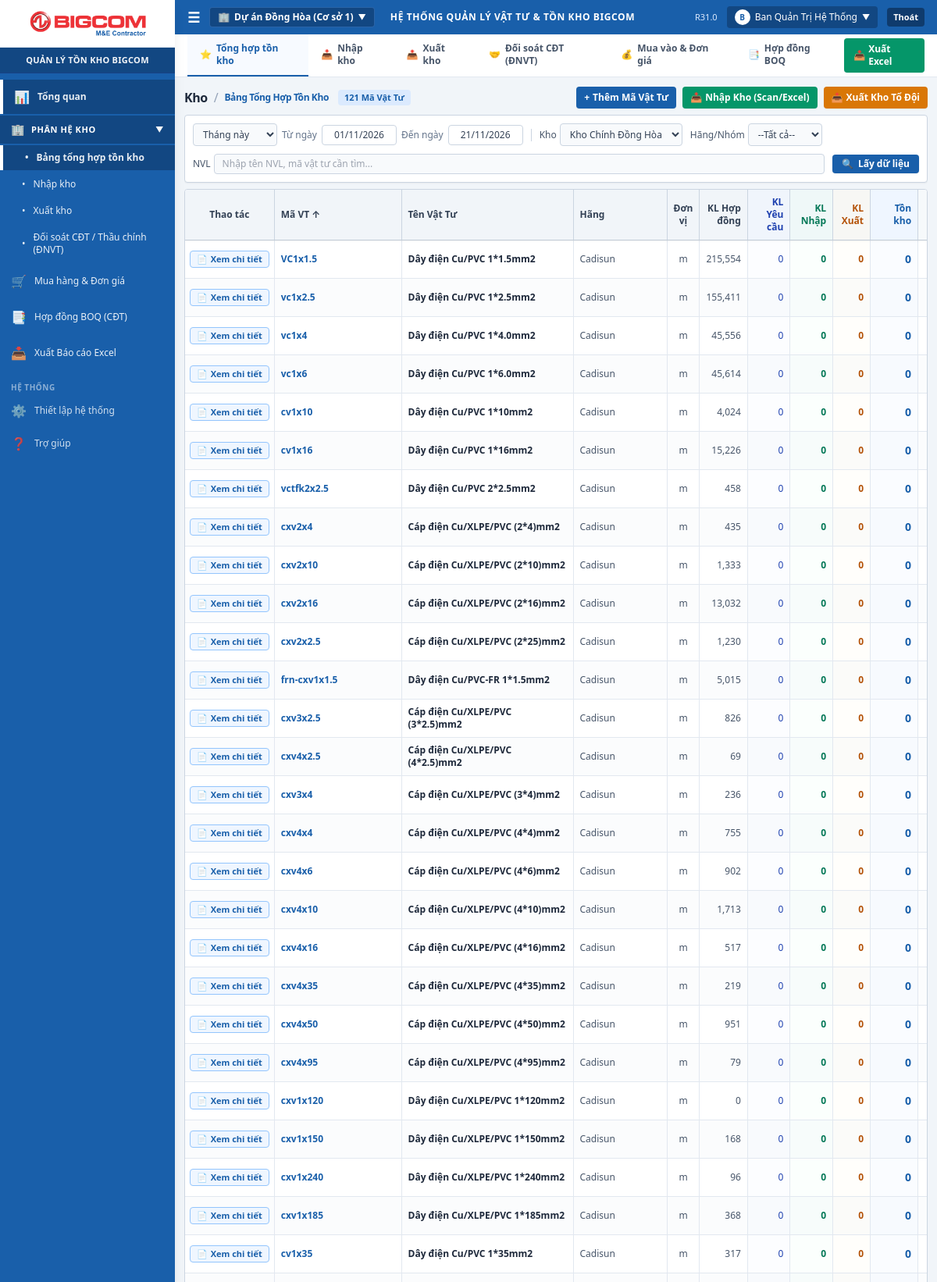
The page / (signed in, upper part) on the database its author committed.
### tables this page shows
CREATE TABLE materials (
                id INTEGER PRIMARY KEY AUTOINCREMENT,
                code TEXT UNIQUE NOT NULL,
                name TEXT NOT NULL,
                category_code TEXT,
                brand TEXT,
                unit TEXT NOT NULL,
                contract_qty REAL DEFAULT 0.0,
                requested_qty REAL DEFAULT 0.0,
                audit_qty REAL DEFAULT NULL,
                notes TEXT,
                created_at TIMESTAMP DEFAULT CURRENT_TIMESTAMP
            );

### app.py (the view)
@app.route("/")
@login_required
def dashboard_view():
    search_q = request.args.get("q", "").strip()
    brand_filter = request.args.get("brand", "").strip()
    inventory_items = database.get_inventory_dashboard_data(
        search_query=search_q if search_q else None,
        brand_filter=brand_filter if brand_filter else None
    )
    all_brands = database.get_all_brands()
    all_teams = database.get_all_teams()
    total_materials = len(inventory_items)
    total_imported_count = sum(1 for item in inventory_items if item["total_imported"] > 0)
    total_low_stock = sum(1 for item in inventory_items if item["status"] == "Sắp hết")
    total_out_of_stock = sum(1 for item in inventory_items if item["status"] == "Hết hàng")
    return render_template(
        "index.html",
        items=inventory_items,
        search_q=search_q,
        brand_filter=brand_filter,
        all_brands=all_brands,
        all_teams=all_teams,
        total_materials=total_materials,
        total_imported_count=total_imported_count,
        total_low_stock=total_low_stock,
        total_out_of_stock=total_out_of_stock
    )

### app.py (called while the page is built)
def login_required(f):
    @wraps(f)
    def decorated_function(*args, **kwargs):
        if "user" not in session:
            flash("Vui lòng đăng nhập để tiếp tục.", "warning")
            return redirect(url_for("login_view"))
        return f(*args, **kwargs)
    return decorated_function

@app.context_processor
def inject_user_context():
    current_user = session.get("user")
    is_office_or_admin = current_user and current_user.get("role") in ["admin", "office"]
    can_edit = current_user and current_user.get("role") in ["admin", "office", "site"]
    return {
        "current_user": current_user,
        "is_office_or_admin": is_office_or_admin,
        "can_edit": can_edit,
        "app_title": "QUẢN LÝ TỒN KHO BIGCOM",
        "today_str": datetime.date.today().strftime("%Y-%m-%d"),
        "today_display": datetime.date.today().strftime("%d/%m/%Y"),
        "first_day_of_month": datetime.date.today().replace(day=1).strftime("%d/%m/%Y"),
        "current_branch": "Dự án Đồng Hòa (Cơ sở 1)",
        "system_version": "R31.0"
    }

### database.py (called while the page is built)
def get_db_connection() -> sqlite3.Connection:
    conn = sqlite3.connect(DATABASE_FILE)
    conn.row_factory = sqlite3.Row
    conn.execute("PRAGMA foreign_keys = ON;")
    return conn

def get_all_brands() -> List[str]:
    try:
        with get_db_connection() as conn:
            cursor = conn.cursor()
            cursor.execute("SELECT DISTINCT brand FROM materials WHERE brand IS NOT NULL AND brand != '' ORDER BY brand ASC;")
            rows = cursor.fetchall()
            return [row["brand"] for row in rows]
    except Exception as exc:
        logger.error(f"Lỗi khi lấy danh sách hãng: {exc}", exc_info=True)
        return []

def get_all_teams() -> List[str]:
    try:
        with get_db_connection() as conn:
            cursor = conn.cursor()
            cursor.execute("SELECT name FROM teams ORDER BY id ASC;")
            teams = [row["name"].strip() for row in cursor.fetchall() if row["name"] and row["name"].strip()]
            if not teams:
                return ["Dũng", "Tổ 1", "Tổ 2", "Tổ 3"]
            return teams
    except Exception as exc:
        logger.error(f"Lỗi khi lấy danh sách tổ đội: {exc}", exc_info=True)
        return ["Dũng", "Tổ 1", "Tổ 2", "Tổ 3"]

### templates/index.html (shortened to what this page needs)
{% extends "base.html" %}
{% block content %}
<div class="flex-1 flex flex-col h-full space-y-2 overflow-hidden">
  <div class="flex items-center justify-between flex-shrink-0">
    <div class="flex items-center gap-3">
      <h1 class="text-base font-bold text-slate-800 tracking-tight flex items-center gap-2">
        <span>Kho</span>
        <span class="text-slate-400 font-normal">/</span>
        <span class="text-xs font-semibold text-[#195faa]">Bảng Tổng Hợp Tồn Kho</span>
      </h1>
      <span class="text-[11px] bg-blue-100 text-[#195faa] px-2 py-0.5 rounded font-bold">
        {{ total_materials }} Mã Vật Tư
      </span>
    </div>
    <div class="flex items-center gap-2">
      {% if can_edit %}
      <button type="button" onclick="openAddMaterialModal()" class="px-2.5 py-1.5 rounded bg-[#195faa] hover:bg-[#124782] text-white font-semibold text-xs flex items-center gap-1 shadow-sm transition-colors">
        <span>+</span> Thêm Mã Vật Tư
      </button>
      {% endif %}
      <a href="{{ url_for('import_stock_view') }}" class="px-2.5 py-1.5 rounded bg-emerald-600 hover:bg-emerald-700 text-white font-semibold text-xs flex items-center gap-1 shadow-sm transition-colors">
        <span>📥</span> Nhập Kho (Scan/Excel)
      </a>
      <a href="{{ url_for('export_stock_view') }}" class="px-2.5 py-1.5 rounded bg-amber-600 hover:bg-amber-700 text-white font-semibold text-xs flex items-center gap-1 shadow-sm transition-colors">
        <span>📤</span> Xuất Kho Tổ Đội
      </a>
    </div>
  </div>
  <form method="GET" action="{{ url_for('dashboard_view') }}" class="bg-white p-2.5 rounded border border-slate-300 shadow-sm flex flex-wrap items-center gap-2.5 flex-shrink-0 text-xs">
    <div class="flex items-center gap-1.5">
      <select class="px-2 py-1 rounded border border-slate-300 bg-slate-50 font-medium text-slate-700 focus:outline-none focus:ring-1 focus:ring-[#195faa]">
        <option>Tháng này</option>
      </select>
      <span class="text-slate-500 font-medium">Từ ngày</span>
      <input type="text" value="{{ first_day_of_month }}" class="w-24 px-2 py-1 rounded border border-slate-300 text-center font-medium text-slate-700">
      <span class="text-slate-500 font-medium">Đến ngày</span>
      <input type="text" value="{{ today_display }}" class="w-24 px-2 py-1 rounded border border-slate-300 text-center font-medium text-slate-700">
    </div>
    <div class="flex items-center gap-1">
      <span class="text-slate-600 font-medium">Kho</span>
      <select class="px-2 py-1 rounded border border-slate-300 bg-slate-50 text-slate-700">
        <option selected>Kho Chính Đồng Hòa</option>
      </select>
    </div>
    <div class="flex items-center gap-1">
      <span class="text-slate-600 font-medium">Hãng/Nhóm</span>
      <select name="brand" class="px-2 py-1 rounded border border-slate-300 bg-slate-50 text-slate-700 font-medium">
        <option value="">--Tất cả--</option>
      </select>
    </div>
    <div class="flex items-center gap-1 flex-1 min-w-[200px]">
      <span class="text-slate-600 font-medium">NVL</span>
      <input type="text" name="q" value="{{ search_q }}" placeholder="Nhập tên NVL, mã vật tư cần tìm..." class="w-full px-2.5 py-1 rounded border border-slate-300 bg-slate-50 focus:bg-white text-slate-900 focus:outline-none focus:ring-1 focus:ring-[#195faa]">
    </div>
    <button type="submit" class="px-3 py-1 rounded bg-[#195faa] hover:bg-[#124782] text-white font-bold flex items-center gap-1.5 shadow-sm transition-colors whitespace-nowrap">
      <span>🔍</span> Lấy dữ liệu
    </button>
  </form>
  <div class="flex-1 bg-white rounded border border-slate-300 shadow-sm overflow-hidden flex flex-col">
    <div class="flex-1 overflow-x-auto overflow-y-auto">
      <table class="w-full text-xs text-left border-collapse min-w-[1000px]">
        <thead class="sticky top-0 bg-slate-100 text-slate-700 z-10 border-b border-slate-300 font-bold select-none shadow-sm">
          <tr>
            <th class="p-2 border-r border-slate-300 text-center w-24 bg-slate-100">Thao tác</th>
            <th class="p-2 border-r border-slate-300 text-left w-24 whitespace-nowrap">Mã VT ↑</th>
            <th class="p-2 border-r border-slate-300 min-w-[220px]">Tên Vật Tư</th>
            <th class="p-2 border-r border-slate-300 min-w-[120px]">Hãng</th>
            <th class="p-2 border-r border-slate-300 text-center w-16">Đơn vị</th>
            <th class="p-2 border-r border-slate-300 text-right w-24">KL Hợp đồng</th>
            <th class="p-2 border-r border-slate-300 text-right w-24 text-blue-800 bg-blue-50/50">KL Yêu cầu</th>
            <th class="p-2 border-r border-slate-300 text-right w-24 text-emerald-700 bg-emerald-50/40">KL Nhập</th>
            <th class="p-2 border-r border-slate-300 text-right w-24 text-amber-700 bg-amber-50/40">KL Xuất</th>
            <th class="p-2 border-r border-slate-300 text-right w-24 bg-blue-50 text-[#195faa] font-bold">Tồn kho</th>
            {% for t in all_teams %}
            <th class="p-2 border-r border-slate-300 text-right min-w-[100px] text-slate-700 bg-slate-50/80">Xuất {{ t }}</th>
            {% endfor %}
          </tr>
        </thead>
        <tbody class="divide-y divide-slate-200">
          {% for item in items %}
          <tr class="hover:bg-blue-50/50 transition-colors {% if loop.index % 2 == 0 %}bg-slate-50/60{% else %}bg-white{% endif %}">
            <td class="p-1.5 border-r border-slate-200 text-center whitespace-nowrap">
              <button type="button" onclick="openDetailModal('{{ item.code }}')" class="px-2 py-0.5 rounded border border-blue-300 bg-blue-50 hover:bg-blue-100 text-[#195faa] font-semibold text-[11px] flex items-center justify-center gap-1 mx-auto transition-colors">
                <span>📄</span> Xem chi tiết
              </button>
            </td>
            <td class="p-2 border-r border-slate-200 font-bold text-[#195faa] whitespace-nowrap">
              {{ item.code }}
            </td>
            <td class="p-2 border-r border-slate-200 font-semibold text-slate-800">
              {{ item.name }}
            </td>
            <td class="p-2 border-r border-slate-200 text-slate-600">
              {{ item.brand or 'Vật tư phụ' }}
            </td>
            <td class="p-2 border-r border-slate-200 text-center font-medium text-slate-600">
              {{ item.unit }}
            </td>
            <td class="p-2 border-r border-slate-200 text-right font-medium text-slate-600">
              {{ "{:,.0f}".format(item.contract_qty) if item.contract_qty else '0' }}
            </td>
            <td class="p-2 border-r border-slate-200 text-right font-medium text-blue-800 bg-blue-50/20">
              {{ "{:,.0f}".format(item.requested_qty) if item.requested_qty else '0' }}
            </td>
            <td class="p-2 border-r border-slate-200 text-right font-bold text-emerald-700 bg-emerald-50/20">
              {{ "{:,.0f}".format(item.total_imported) if item.total_imported else '0' }}
            </td>
            <td class="p-2 border-r border-slate-200 text-right font-bold text-amber-700 bg-amber-50/20">
              {{ "{:,.0f}".format(item.total_exported) if item.total_exported else '0' }}
            </td>
            <td class="p-2 border-r border-slate-200 text-right font-bold text-sm text-[#195faa] bg-blue-50/30">
              {{ "{:,.0f}".format(item.current_stock) }}
            </td>
            {% for t in all_teams %}
            <td class="p-2 border-r border-slate-200 text-right font-medium text-slate-700">
            </td>
            {% endfor %}
          </tr>
          {% else %}
          <tr>
            <td colspan="{{ 11 + all_teams|length }}" class="p-8 text-center text-slate-400">Không tìm thấy vật tư nào khớp với điều kiện tìm kiếm.</td>
          </tr>
          {% endfor %}
        </tbody>
      </table>
    </div>
  </div>
</div>
{% endblock %}

### templates/base.html (style rules this page uses)
* { font-family: 'Segoe UI', -apple-system, BlinkMacSystemFont, Roboto, 'Helvetica Neue', Arial, sans-serif !important; }

### rows shown on the page
materials: code "VC1x1.5", name "Dây điện Cu/PVC 1*1.5mm2", brand "Cadisun", unit "m", contract_qty "215,554", requested_qty "0", total_imported "0", total_exported "0", current_stock "0"
materials: code "vc1x2.5", name "Dây điện Cu/PVC 1*2.5mm2", brand "Cadisun", unit "m", contract_qty "155,411", requested_qty "0", total_imported "0", total_exported "0", current_stock "0"
materials: code "vc1x4", name "Dây điện Cu/PVC 1*4.0mm2", brand "Cadisun", unit "m", contract_qty "45,556", requested_qty "0", total_imported "0", total_exported "0", current_stock "0"
materials: code "vc1x6", name "Dây điện Cu/PVC 1*6.0mm2", brand "Cadisun", unit "m", contract_qty "45,614", requested_qty "0", total_imported "0", total_exported "0", current_stock "0"
materials: code "cv1x10", name "Dây điện Cu/PVC 1*10mm2", brand "Cadisun", unit "m", contract_qty "4,024", requested_qty "0", total_imported "0", total_exported "0", current_stock "0"
materials: code "cv1x16", name "Dây điện Cu/PVC 1*16mm2", brand "Cadisun", unit "m", contract_qty "15,226", requested_qty "0", total_imported "0", total_exported "0", current_stock "0"
materials: code "vctfk2x2.5", name "Dây điện Cu/PVC 2*2.5mm2", brand "Cadisun", unit "m", contract_qty "458", requested_qty "0", total_imported "0", total_exported "0", current_stock "0"
materials: code "cxv2x4", name "Cáp điện Cu/XLPE/PVC (2*4)mm2", brand "Cadisun", unit "m", contract_qty "435", requested_qty "0", total_imported "0", total_exported "0", current_stock "0"
materials: code "cxv2x10", name "Cáp điện Cu/XLPE/PVC (2*10)mm2", brand "Cadisun", unit "m", contract_qty "1,333", requested_qty "0", total_imported "0", total_exported "0", current_stock "0"
materials: code "cxv2x16", name "Cáp điện Cu/XLPE/PVC (2*16)mm2", brand "Cadisun", unit "m", contract_qty "13,032", requested_qty "0", total_imported "0", total_exported "0", current_stock "0"
materials: code "cxv2x2.5", name "Cáp điện Cu/XLPE/PVC (2*25)mm2", brand "Cadisun", unit "m", contract_qty "1,230", requested_qty "0", total_imported "0", total_exported "0", current_stock "0"
materials: code "frn-cxv1x1.5", name "Dây điện Cu/PVC-FR 1*1.5mm2", brand "Cadisun", unit "m", contract_qty "5,015", requested_qty "0", total_imported "0", total_exported "0", current_stock "0"
materials: code "cxv3x2.5", name "Cáp điện Cu/XLPE/PVC (3*2.5)mm2", brand "Cadisun", unit "m", contract_qty "826", requested_qty "0", total_imported "0", total_exported "0", current_stock "0"
materials: code "cxv4x2.5", name "Cáp điện Cu/XLPE/PVC (4*2.5)mm2", brand "Cadisun", unit "m", contract_qty "69", requested_qty "0", total_imported "0", total_exported "0", current_stock "0"
materials: code "cxv3x4", name "Cáp điện Cu/XLPE/PVC (3*4)mm2", brand "Cadisun", unit "m", contract_qty "236", requested_qty "0", total_imported "0", total_exported "0", current_stock "0"
materials: code "cxv4x4", name "Cáp điện Cu/XLPE/PVC (4*4)mm2", brand "Cadisun", unit "m", contract_qty "755", requested_qty "0", total_imported "0", total_exported "0", current_stock "0"
materials: code "cxv4x6", name "Cáp điện Cu/XLPE/PVC (4*6)mm2", brand "Cadisun", unit "m", contract_qty "902", requested_qty "0", total_imported "0", total_exported "0", current_stock "0"
materials: code "cxv4x10", name "Cáp điện Cu/XLPE/PVC (4*10)mm2", brand "Cadisun", unit "m", contract_qty "1,713", requested_qty "0", total_imported "0", total_exported "0", current_stock "0"
materials: code "cxv4x16", name "Cáp điện Cu/XLPE/PVC (4*16)mm2", brand "Cadisun", unit "m", contract_qty "517", requested_qty "0", total_imported "0", total_exported "0", current_stock "0"
materials: code "cxv4x35", name "Cáp điện Cu/XLPE/PVC (4*35)mm2", brand "Cadisun", unit "m", contract_qty "219", requested_qty "0", total_imported "0", total_exported "0", current_stock "0"
materials: code "cxv4x50", name "Cáp điện Cu/XLPE/PVC (4*50)mm2", brand "Cadisun", unit "m", contract_qty "951", requested_qty "0", total_imported "0", total_exported "0", current_stock "0"
materials: code "cxv4x95", name "Cáp điện Cu/XLPE/PVC (4*95)mm2", brand "Cadisun", unit "m", contract_qty "79", requested_qty "0", total_imported "0", total_exported "0", current_stock "0"
materials: code "cxv1x120", name "Dây điện Cu/XLPE/PVC 1*120mm2", brand "Cadisun", unit "m", contract_qty "0", requested_qty "0", total_imported "0", total_exported "0", current_stock "0"
materials: code "cxv1x150", name "Dây điện Cu/XLPE/PVC 1*150mm2", brand "Cadisun", unit "m", contract_qty "168", requested_qty "0", total_imported "0", total_exported "0", current_stock "0"
materials: code "cxv1x240", name "Dây điện Cu/XLPE/PVC 1*240mm2", brand "Cadisun", unit "m", contract_qty "96", requested_qty "0", total_imported "0", total_exported "0", current_stock "0"
materials: code "cxv1x185", name "Dây điện Cu/XLPE/PVC 1*185mm2", brand "Cadisun", unit "m", contract_qty "368", requested_qty "0", total_imported "0", total_exported "0", current_stock "0"
materials: code "cv1x35", name "Dây điện Cu/PVC 1*35mm2", brand "Cadisun", unit "m", contract_qty "317", requested_qty "0", total_imported "0", total_exported "0", current_stock "0"

### other values the page prints
{{ current_branch }} "Dự án Đồng Hòa (Cơ sở 1)"
{{ system_version }} "R31.0"
{{ current_user.full_name[0] }} "B"
{{ current_user.full_name }} "Ban Quản Trị Hệ Thống"
{{ total_materials }} "121"
